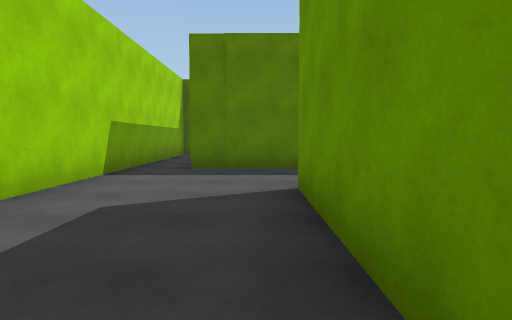
[1] (above)

24 first-person views from a walk through a scene from a Unity 3-D project. The camera is 1.2 m above the floor, tilts 4° down and sees 75° across. The floor is counted in squares, 2 m on a side. Each view is taken from the middle of a square. On the plan, view 1 faces up. The plan holds only what a view shows up to about 10 squares ahead; the rest is blank. The place goes on beyond the plan. The player is left out.

[2]
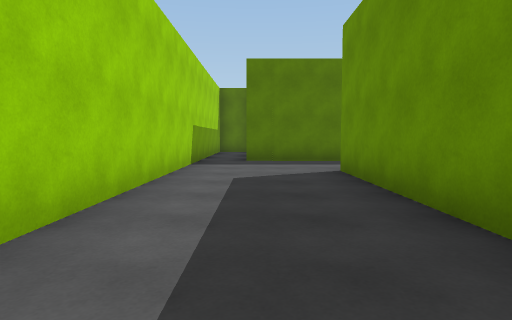

[3]
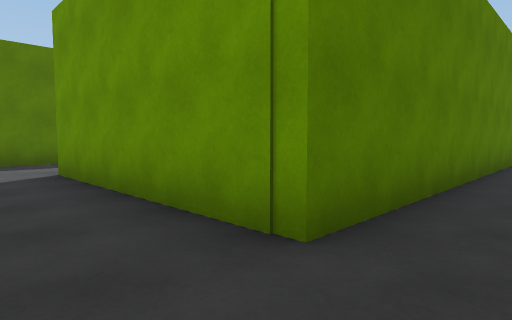

[4]
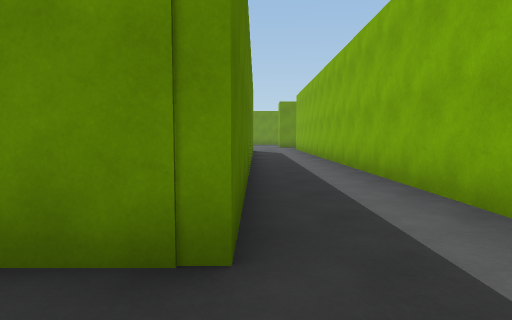

[5]
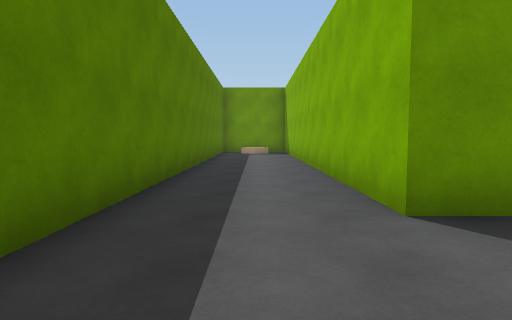

[6]
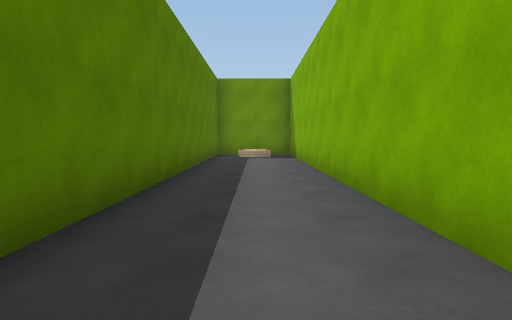

[7]
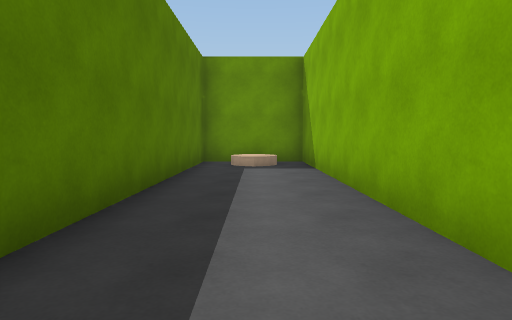

[8]
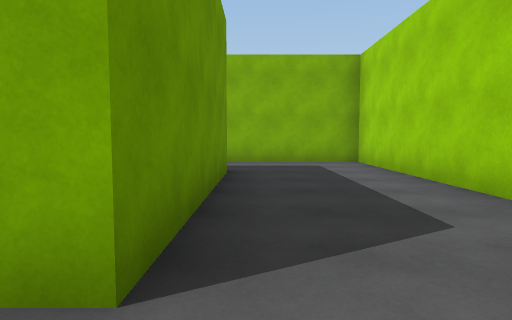

[9]
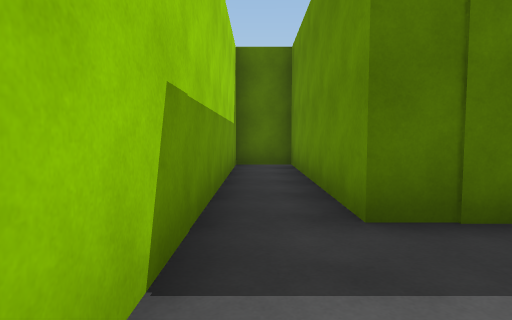

[10]
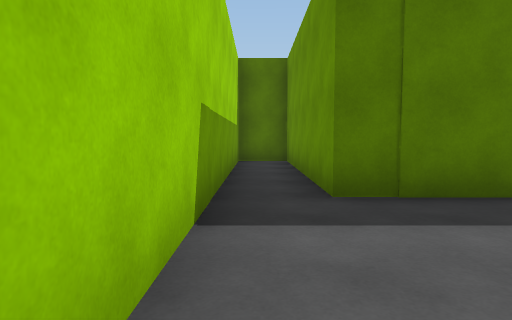

[11]
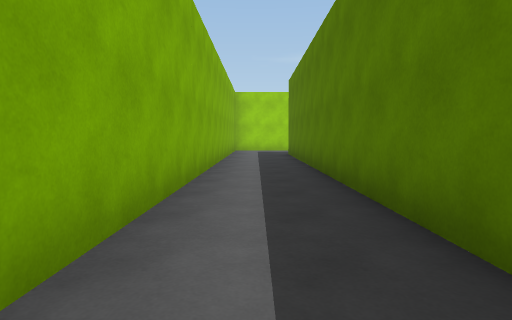

[12]
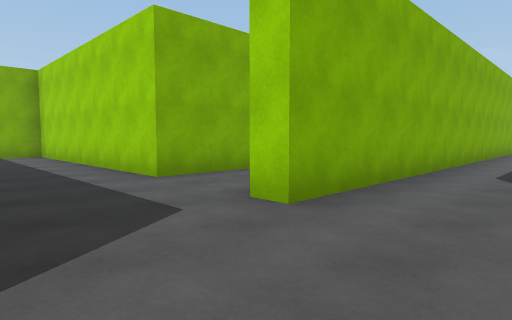

[13]
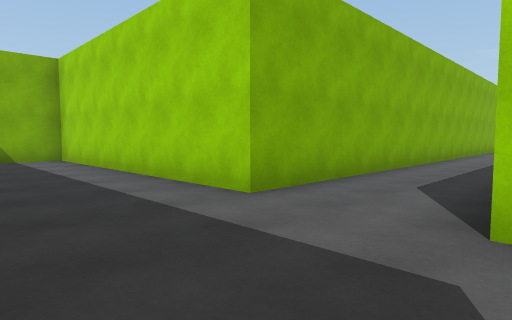

[14]
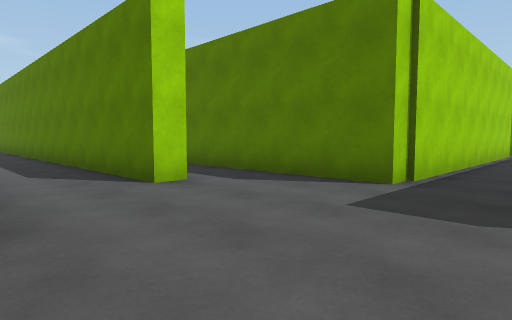

[15]
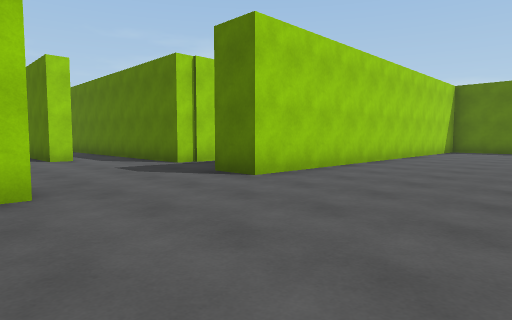

[16]
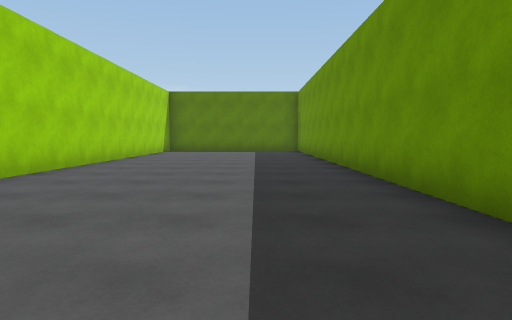

[17]
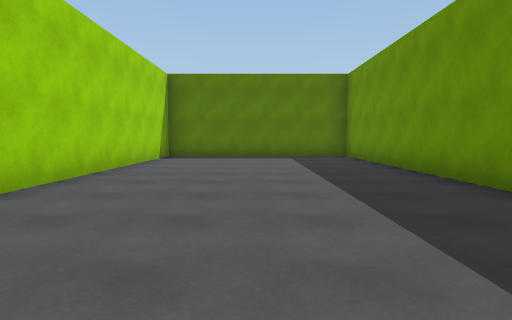

[18]
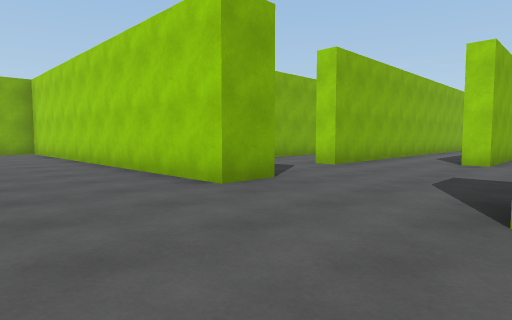

[19]
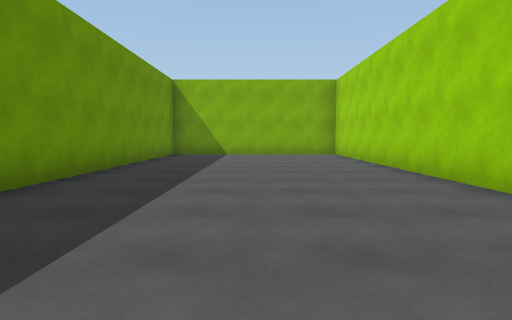

[20]
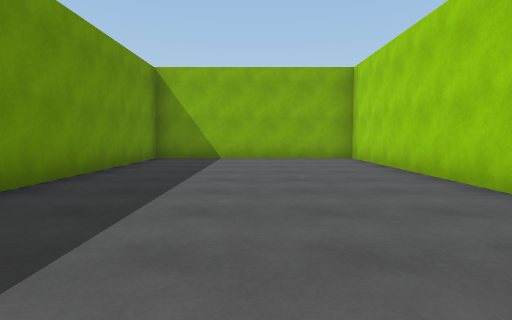

[21]
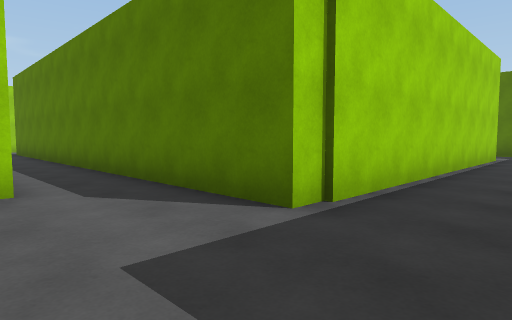

[22]
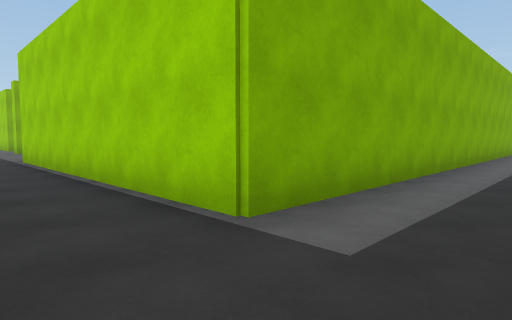

[23]
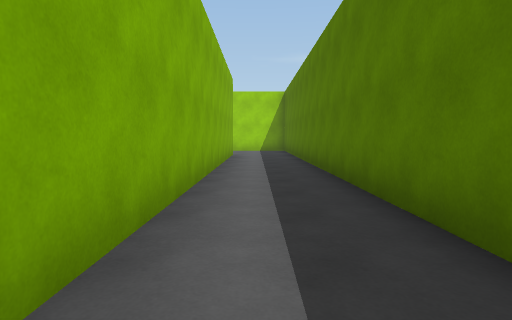

[24]
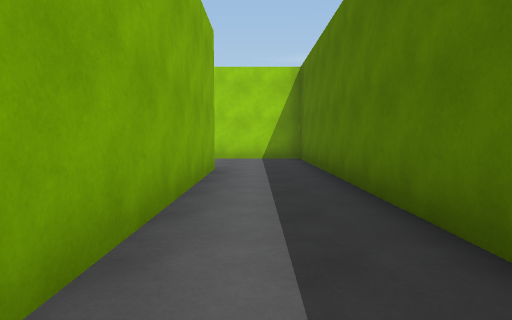

### Floor plan
Points are (right, up) in squares from view 1. A wall is a line through its corners. A room is listed if a view was taken in it or the views show most of it. See-through windows are left out.
Room 1 (views 1, 2, 3, 4, 5, 6, 7, 8, 9, 10, 11)
walls: (13, -0.9) (0.5, -0.9) (0.5, 3.9) (11.1, 3.9) (11.1, 6.3) (-1.2, 6.3) (-1.2, 11.2) (-2.4, 11.2) (-2.4, -2.9) (13.5, -2.9)
ways out: opening at (13, -2) to room 2
objects: disc (10, 5)
Room 2 (views 12, 13, 14, 15, 16, 17, 18, 19, 20, 21, 22, 23, 24)
walls: (10.5, -0.4) (13, -0.4) (13, -0.9); (13.5, -2.9) (14.7, -2.9) (14.7, -3.5); (17.2, -2.3) (18.3, -2.3) (18.3, -12.3) (23.8, -12.3) (23.8, -4.5); (12.5, 11.2) (-0.2, 11.2) (-0.2, 8.9); (15.5, 11.2) (15, 11.2); (18.3, 11.1) (18.3, 0.7) (17.2, 0.7); (23.8, -0.8) (23.8, 11.1); (5.4, -5.5) (14.5, -5.5) (14.5, -12.3) (15.9, -12.3); (2.8, 9.2) (15.4, 9.2) (15.4, 1.2) (5, 1.2)
ways out: opening at (13, -2) to room 1

Positions as (right, up) in squares from view 1, and headings:
1: (0, 0), facing up
2: (-1, -2), facing up
3: (-1, -2), facing up-right
4: (-1, -1), facing right
5: (-2, 5), facing right
6: (0, 5), facing right
7: (3, 5), facing right
8: (0, 5), facing down
9: (-2, 4), facing up
10: (-2, 3), facing up
11: (12, -2), facing left
12: (17, -1), facing down-left
13: (17, -3), facing down-left
14: (17, -3), facing up-left
15: (22, -3), facing up-left
16: (22, -3), facing up
17: (21, 1), facing up
18: (21, 1), facing down-left
19: (21, -1), facing down
20: (21, -3), facing down
21: (17, -1), facing up-left
22: (17, 11), facing down-left
23: (14, 10), facing left
24: (9, 10), facing left
